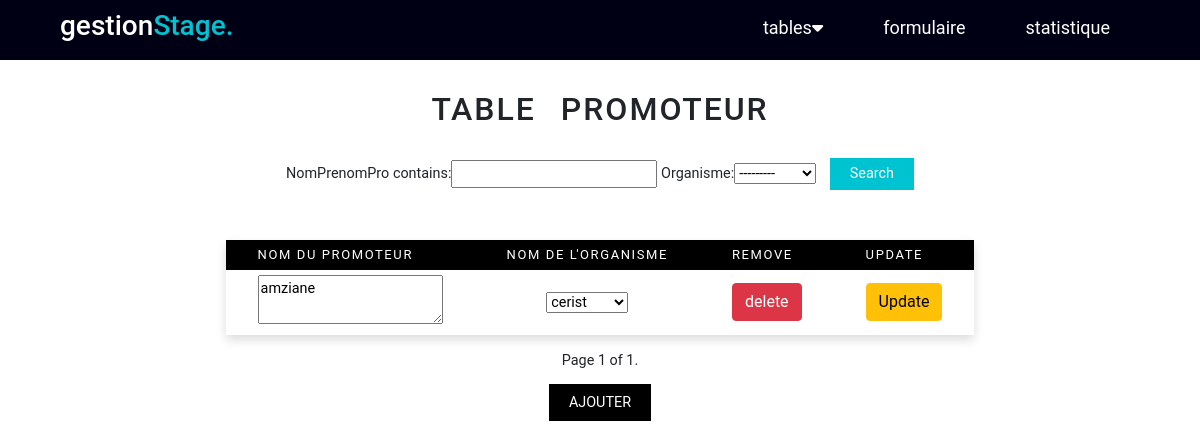
/promoteur/, run on an earlier commit of the app's database.
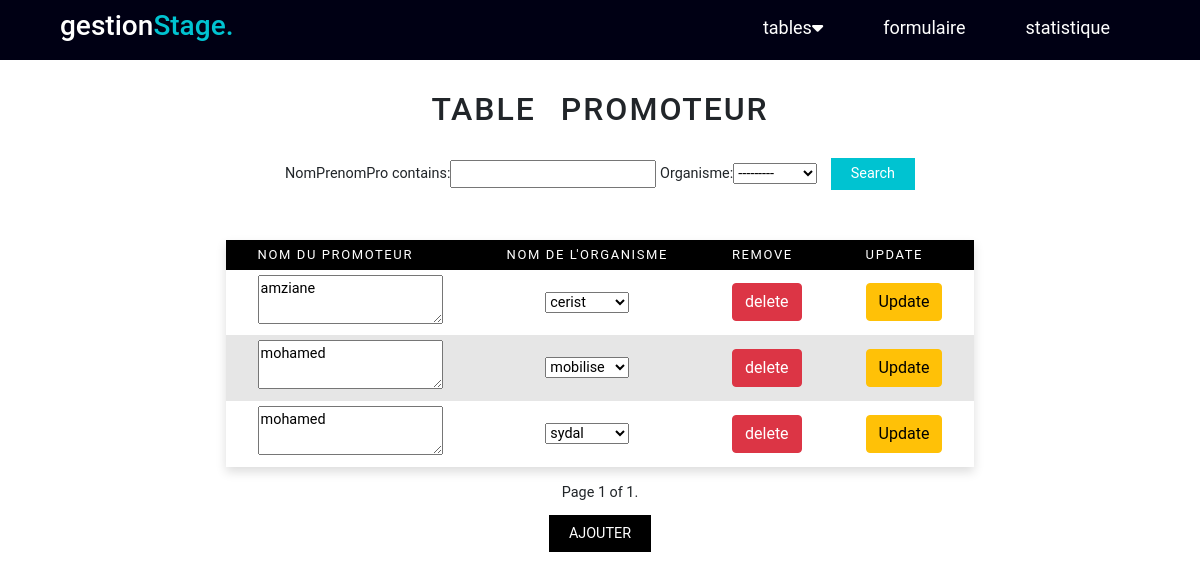
And on a later commit of the database.
### AppGestion/models.py (models this page shows, shortened)
class Promoteur (models.Model):
    NomPrenomPro=models.CharField(max_length=40)
    Organisme = models.ForeignKey("Organisme",on_delete=models.CASCADE)
    class Meta:
        ordering = ['NomPrenomPro']

class Organisme (models.Model):
    NomOrganisme= models.CharField(max_length=40,primary_key=True)
    typeOr=models.CharField(max_length=20,null=True)
    def __str__(self):
        return self.NomOrganisme

### AppGestion/views.py (the view)
# urls.py: path('promoteur/',views.promoteur,name='promoteur'),
def promoteur(request):
    promoteurs=Promoteur.objects.all()
    organismes=Organisme.objects.all()
    pro =PromoteurFilter(request.GET, queryset=promoteurs)
    promoteurs=pro.qs
    paginator4= Paginator(promoteurs,5)
    page_number=request.GET.get('page')
    promoteurs=paginator4.get_page(page_number)
    if request.method=="POST":
        formPromoteur =PromoteurForm(data=request.POST)
        if formPromoteur.is_valid():
            formPromoteur.save()
            return redirect("promoteur")
    else:
        formPromoteur=PromoteurForm
    return render(request,'promoteur.html',{'promoteur':promoteurs,'organismes':organismes,'pro':pro,'formPromoteur':formPromoteur})

### AppGestion/templates/promoteur.html (shortened to what this page needs)
<!DOCTYPE html>
<html lang="en">
<head>
    <link href="https://cdn.jsdelivr.net/npm/bootstrap@5.1.3/dist/css/bootstrap.min.css" rel="stylesheet"
>
    <link rel="stylesheet" href="https://cdnjs.cloudflare.com/ajax/libs/font-awesome/6.0.0-beta3/css/all.min.css" />
    <link rel="stylesheet" href="/static/style.css">
</head>
<body>
  <div class="menu_bar">
    <h1 class="logo">gestion<span>Stage.</span></h1>
    <ul >
      <li ><a  href="">tables<i class="fas fa-caret-down"></i></a>
      </li>
      <li ><a  href="{% url 'formulaireStage'%}">formulaire</a></li>
      <li ><a  href="#">statistique</a> </li>
    </ul>
  </div>
<div class="contenue">
    <h2> table promoteur </h2>
    <form action="" methode="get">
      {{pro.form}}
      <button class="button" type="submit"> Search </button>
    </form>
    <table >
      <thead>
      <tr>
        <th>Nom du promoteur </th>
        <th>Nom de l'organisme </th>
        <th>Remove</th>
        <th>Update</th>
      </tr>
    </thead>
      {% for p in promoteur %}
        <tr>
          <form method ="POST" action="/Update_Promoteur/{{p.id}}/">
          <td><textarea name="NomPrenomPro">{{p.NomPrenomPro}}</textarea></td>
           <td> <select name="Organisme" required id="id_Organisme">
              <option value="{{p.Organisme.NomOrganisme}}" selected>{{p.Organisme.NomOrganisme}}</option>
            </select></td>
            <td> <a href="{% url 'delete_promoteur' p.id %}"  class="btn btn-danger"> delete </a> </td>
            <td> <input type="submit" value="Update" class="btn btn-warning"> </td>
          </form>
        </tr>
     {% endfor %}
    </table>
    <div class="pagination">
      <span class="step-links">
          <span class="current">
              Page {{ promoteur.number }} of {{ promoteur.paginator.num_pages }}.
          </span>
      </span>
  </div>
  <div class="wrapper s">
      <a href="#ajout-Promoteur">Ajouter</a>
    </div>
</div>
</body>
</html>

What changed in the data, as far as the page shows it:
added Promoteur: NomPrenomPro "mohamed", Organisme "mobilise"
added Promoteur: NomPrenomPro "mohamed", Organisme "sydal"
